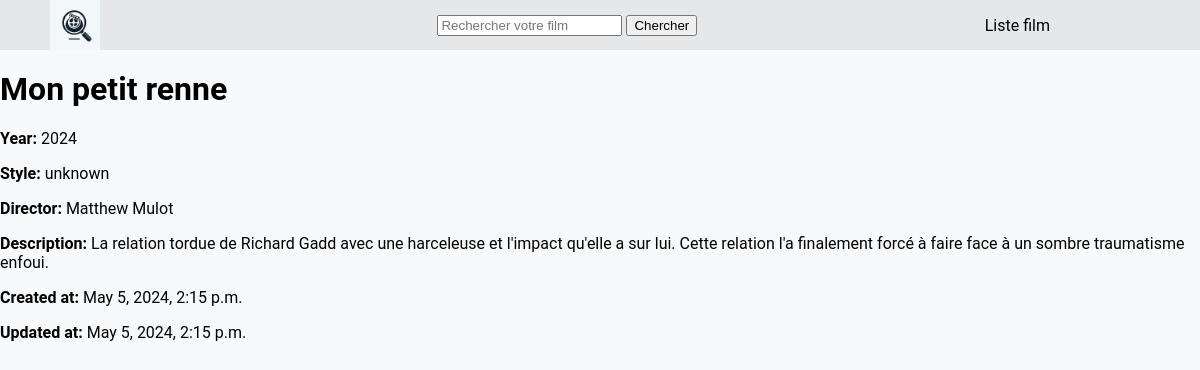
Page /detail/1/ on the committed database.
### monapp/models.py (models this page shows, shortened)
class Film(models.Model):
    title = models.CharField(max_length=100)
    year = models.CharField(max_length=20)
    style = models.CharField(max_length=100, default='unknown')
    director = models.CharField(max_length=100)
    description = models.TextField()
    created_at = models.DateTimeField(auto_now_add=True)
    updated_at = models.DateTimeField(auto_now=True)

### monapp/views.py (the view)
# urls.py: path('detail/<int:film_id>/', views.film_detail, name='film_detail'),
def film_detail(request, film_id):
    film = Film.objects.get(id=film_id)
    return render(request, 'film_detail.html', {'film': film})

### monapp/templates/film_detail.html (shortened to what this page needs)
{% load static %}
<!DOCTYPE html>
<html lang="en">
<head>
    <link rel="stylesheet" href="{% static 'css/margin.css' %}">
</head>
<body>
    <div class="margin">
    {% include 'navbar.html' %}
    <h1>{{ film.title }}</h1>
    <p><strong>Year:</strong> {{ film.year }}</p>
    <p><strong>Style:</strong> {{ film.style }}</p>
    <p><strong>Director:</strong> {{ film.director }}</p>
    <p><strong>Description:</strong> {{ film.description }}</p>
    <p><strong>Created at:</strong> {{ film.created_at }}</p>
    <p><strong>Updated at:</strong> {{ film.updated_at }}</p>
    </div>
</body>
</html>

### monapp/static/css/margin.css (style rules this page uses)
.margin { margin-top: 70px; padding: 0; }

### monapp/static/css/navbar.css (style rules this page uses)
body { margin: 0; padding: 0; font-family: 'Roboto', sans-serif; background-color: #f8f9fa; text-decoration: none; list-style: none; }

### rows in the picture
Film: title "Mon petit renne", year "2024", style "unknown", director "Matthew Mulot", description "La relation tordue de Richard Gadd avec une harceleuse et l'impact qu'elle a sur lui. Cette relation l'a finalement forcé à faire face à un sombre traumatisme enfoui.", created_at "May 5, 2024, 2:15 p.m.", updated_at "May 5, 2024, 2:15 p.m."
